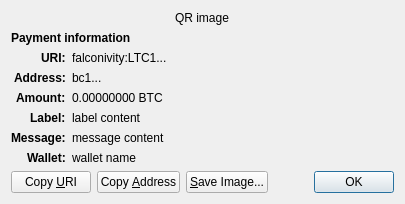
<?xml version="1.0" encoding="UTF-8"?>
<ui version="4.0">
 <class>ReceiveRequestDialog</class>
 <widget class="QDialog" name="ReceiveRequestDialog">
  <property name="geometry">
   <rect>
    <x>0</x>
    <y>0</y>
    <width>413</width>
    <height>229</height>
   </rect>
  </property>
  <property name="windowTitle">
   <string>Request payment to ...</string>
  </property>
  <layout class="QGridLayout" name="gridLayout" columnstretch="0,1">
   <property name="sizeConstraint">
    <enum>QLayout::SetFixedSize</enum>
   </property>
   <item row="0" column="0" colspan="2" alignment="Qt::AlignHCenter">
    <widget class="QRImageWidget" name="qr_code">
     <property name="text">
      <string notr="true">QR image</string>
     </property>
     <property name="textInteractionFlags">
      <set>Qt::NoTextInteraction</set>
     </property>
    </widget>
   </item>
   <item row="1" column="0" colspan="2">
    <widget class="QLabel" name="payment_header">
     <property name="font">
      <font>
       <weight>75</weight>
       <bold>true</bold>
      </font>
     </property>
     <property name="text">
      <string>Payment information</string>
     </property>
     <property name="textInteractionFlags">
      <set>Qt::NoTextInteraction</set>
     </property>
    </widget>
   </item>
   <item row="2" column="0" alignment="Qt::AlignRight|Qt::AlignTop">
    <widget class="QLabel" name="uri_tag">
     <property name="font">
      <font>
       <weight>75</weight>
       <bold>true</bold>
      </font>
     </property>
     <property name="text">
      <string notr="true">URI:</string>
     </property>
     <property name="textFormat">
      <enum>Qt::PlainText</enum>
     </property>
     <property name="textInteractionFlags">
      <set>Qt::NoTextInteraction</set>
     </property>
    </widget>
   </item>
   <item row="2" column="1" alignment="Qt::AlignTop">
    <widget class="QLabel" name="uri_content">
     <property name="text">
      <string notr="true">falconivity:LTC1...</string>
     </property>
     <property name="textFormat">
      <enum>Qt::RichText</enum>
     </property>
     <property name="wordWrap">
      <bool>true</bool>
     </property>
     <property name="textInteractionFlags">
      <set>Qt::TextSelectableByMouse</set>
     </property>
    </widget>
   </item>
   <item row="3" column="0" alignment="Qt::AlignRight|Qt::AlignTop">
    <widget class="QLabel" name="address_tag">
     <property name="font">
      <font>
       <weight>75</weight>
       <bold>true</bold>
      </font>
     </property>
     <property name="text">
      <string>Address:</string>
     </property>
     <property name="textInteractionFlags">
      <set>Qt::NoTextInteraction</set>
     </property>
    </widget>
   </item>
   <item row="3" column="1" alignment="Qt::AlignTop">
    <widget class="QLabel" name="address_content">
     <property name="text">
      <string notr="true">bc1...</string>
     </property>
     <property name="textFormat">
      <enum>Qt::PlainText</enum>
     </property>
     <property name="textInteractionFlags">
      <set>Qt::TextSelectableByMouse</set>
     </property>
    </widget>
   </item>
   <item row="4" column="0" alignment="Qt::AlignRight|Qt::AlignTop">
    <widget class="QLabel" name="amount_tag">
     <property name="font">
      <font>
       <weight>75</weight>
       <bold>true</bold>
      </font>
     </property>
     <property name="text">
      <string>Amount:</string>
     </property>
     <property name="textInteractionFlags">
      <set>Qt::NoTextInteraction</set>
     </property>
    </widget>
   </item>
   <item row="4" column="1" alignment="Qt::AlignTop">
    <widget class="QLabel" name="amount_content">
     <property name="text">
      <string notr="true">0.00000000 BTC</string>
     </property>
     <property name="textFormat">
      <enum>Qt::PlainText</enum>
     </property>
     <property name="textInteractionFlags">
      <set>Qt::TextSelectableByMouse</set>
     </property>
    </widget>
   </item>
   <item row="5" column="0" alignment="Qt::AlignRight|Qt::AlignTop">
    <widget class="QLabel" name="label_tag">
     <property name="font">
      <font>
       <weight>75</weight>
       <bold>true</bold>
      </font>
     </property>
     <property name="text">
      <string>Label:</string>
     </property>
     <property name="textInteractionFlags">
      <set>Qt::NoTextInteraction</set>
     </property>
    </widget>
   </item>
   <item row="5" column="1" alignment="Qt::AlignTop">
    <widget class="QLabel" name="label_content">
     <property name="text">
      <string notr="true">label content</string>
     </property>
     <property name="textFormat">
      <enum>Qt::PlainText</enum>
     </property>
     <property name="wordWrap">
      <bool>true</bool>
     </property>
     <property name="textInteractionFlags">
      <set>Qt::TextSelectableByMouse</set>
     </property>
    </widget>
   </item>
   <item row="6" column="0" alignment="Qt::AlignRight|Qt::AlignTop">
    <widget class="QLabel" name="message_tag">
     <property name="font">
      <font>
       <weight>75</weight>
       <bold>true</bold>
      </font>
     </property>
     <property name="text">
      <string>Message:</string>
     </property>
     <property name="textInteractionFlags">
      <set>Qt::NoTextInteraction</set>
     </property>
    </widget>
   </item>
   <item row="6" column="1" alignment="Qt::AlignTop">
    <widget class="QLabel" name="message_content">
     <property name="text">
      <string notr="true">message content</string>
     </property>
     <property name="textFormat">
      <enum>Qt::PlainText</enum>
     </property>
     <property name="wordWrap">
      <bool>true</bool>
     </property>
     <property name="textInteractionFlags">
      <set>Qt::TextSelectableByMouse</set>
     </property>
    </widget>
   </item>
   <item row="7" column="0" alignment="Qt::AlignRight|Qt::AlignTop">
    <widget class="QLabel" name="wallet_tag">
     <property name="font">
      <font>
       <weight>75</weight>
       <bold>true</bold>
      </font>
     </property>
     <property name="text">
      <string>Wallet:</string>
     </property>
     <property name="textInteractionFlags">
      <set>Qt::NoTextInteraction</set>
     </property>
    </widget>
   </item>
   <item row="7" column="1" alignment="Qt::AlignTop">
    <widget class="QLabel" name="wallet_content">
     <property name="text">
      <string notr="true">wallet name</string>
     </property>
     <property name="textFormat">
      <enum>Qt::PlainText</enum>
     </property>
     <property name="wordWrap">
      <bool>true</bool>
     </property>
     <property name="textInteractionFlags">
      <set>Qt::TextSelectableByMouse</set>
     </property>
    </widget>
   </item>
   <item row="8" column="0" colspan="2">
    <layout class="QHBoxLayout" name="horizontalLayout">
     <item>
      <widget class="QPushButton" name="btnCopyURI">
       <property name="text">
        <string>Copy &amp;URI</string>
       </property>
       <property name="autoDefault">
        <bool>false</bool>
       </property>
      </widget>
     </item>
     <item>
      <widget class="QPushButton" name="btnCopyAddress">
       <property name="text">
        <string>Copy &amp;Address</string>
       </property>
       <property name="autoDefault">
        <bool>false</bool>
       </property>
      </widget>
     </item>
     <item>
      <widget class="QPushButton" name="btnSaveAs">
       <property name="text">
        <string>&amp;Save Image...</string>
       </property>
       <property name="autoDefault">
        <bool>false</bool>
       </property>
      </widget>
     </item>
     <item>
      <spacer name="horizontalSpacer_2">
       <property name="orientation">
        <enum>Qt::Horizontal</enum>
       </property>
       <property name="sizeHint" stdset="0">
        <size>
         <width>40</width>
         <height>20</height>
        </size>
       </property>
      </spacer>
     </item>
     <item>
      <widget class="QDialogButtonBox" name="buttonBox">
       <property name="focusPolicy">
        <enum>Qt::StrongFocus</enum>
       </property>
       <property name="standardButtons">
        <set>QDialogButtonBox::Ok</set>
       </property>
      </widget>
     </item>
    </layout>
   </item>
  </layout>
 </widget>
 <customwidgets>
  <customwidget>
   <class>QRImageWidget</class>
   <extends>QLabel</extends>
   <header>qt/qrimagewidget.h</header>
  </customwidget>
 </customwidgets>
 <tabstops>
  <tabstop>buttonBox</tabstop>
  <tabstop>btnCopyURI</tabstop>
  <tabstop>btnCopyAddress</tabstop>
  <tabstop>btnSaveAs</tabstop>
 </tabstops>
 <resources/>
 <connections>
  <connection>
   <sender>buttonBox</sender>
   <signal>accepted()</signal>
   <receiver>ReceiveRequestDialog</receiver>
   <slot>accept()</slot>
   <hints>
    <hint type="sourcelabel">
     <x>135</x>
     <y>230</y>
    </hint>
    <hint type="destinationlabel">
     <x>135</x>
     <y>126</y>
    </hint>
   </hints>
  </connection>
 </connections>
</ui>
